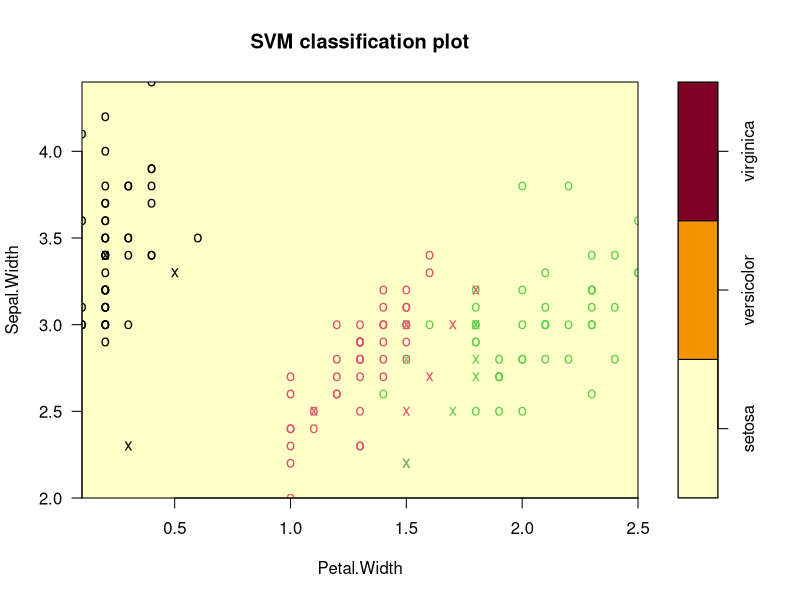
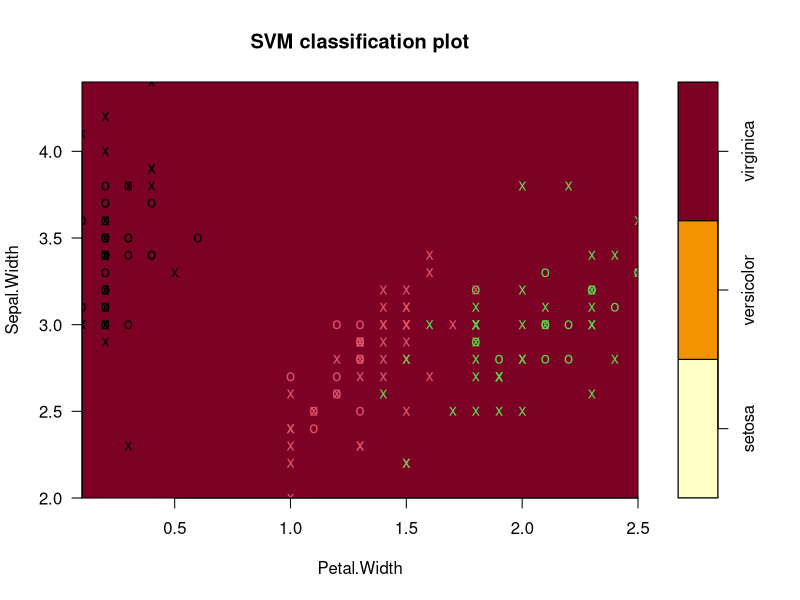

Generate these figures, in order, with R:
#!/usr/bin/env Rscript

library(e1071)
library(purrr)
library(dplyr)

data("iris")
glimpse(iris)

iris.x <- select(iris, -Species)
iris.y <- iris$Species

set.seed(123)
svmfit <- svm(x = iris.x, y = iris.y, kernel = "linear", cost = 10, scale = FALSE)
print(svmfit)
svmfit_2 <- svm(Species ~ ., data = iris, kernel = "linear", cost = 10, scale = FALSE)
summary(svmfit_2)
svm_model_after_tune <- svm(Species ~ ., data = iris, kernel = "radial", cost = 10^(-1:2), gamma=c(.5, 1, 2), scale = FALSE)
summary(svm_model_after_tune)
png(file = "svm_iris.png")
plot(svmfit_2, data = iris, formula = Sepal.Width ~ Petal.Width)
png(file = "svm_iris_after_tune.png")
plot(svm_model_after_tune, data = iris, formula = Sepal.Width ~ Petal.Width)

# 17 vectors against 96 after tunning